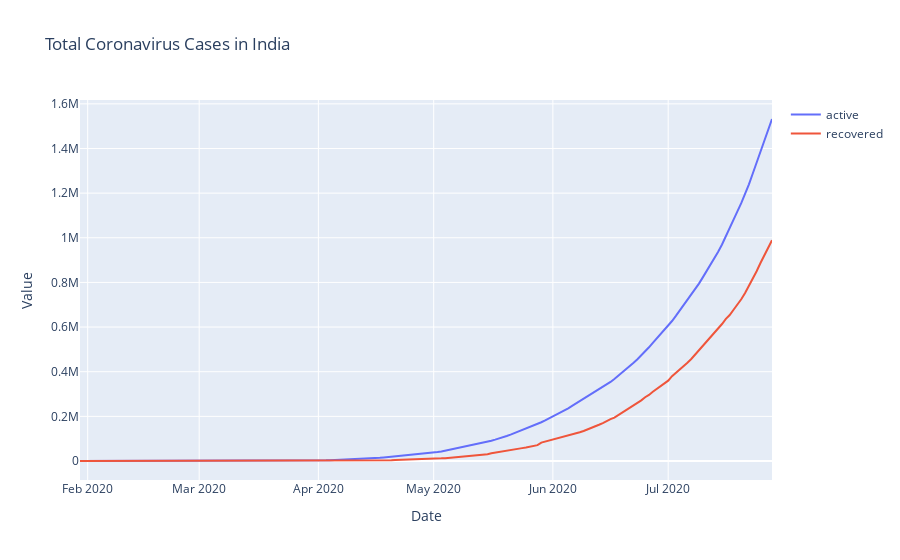

Source (notebook cell):
### Code cell
fig = go.Figure()
fig.add_trace(go.Scatter(x=df['date'], y=df['totalactive'], name = 'active', mode ='lines'))
fig.add_trace(go.Scatter(x=df['date'], y=df['totalrecovered'], name = 'recovered', mode= 'lines'))
fig.update_layout(title='Total Coronavirus Cases in India',
                   xaxis_title='Date',
                   yaxis_title='Value')
fig.show()

### Figure 1 — Plotly figure (JSON) as saved in the notebook; plotly's stock layout.template omitted (floating-point values rounded to 4 significant figures; data arrays with more than 128 entries replaced by an {"elided": "..."} marker saying what was removed)
{"data": [{"mode": "lines", "name": "active", "type": "scatter", "x": {"elided": "181 str values"}, "y": {"elided": "181 int values"}}, {"mode": "lines", "name": "recovered", "type": "scatter", "x": {"elided": "181 str values"}, "y": {"elided": "181 int values"}}], "layout": {"title": {"text": "Total Coronavirus Cases in India"}, "xaxis": {"title": {"text": "Date"}}, "yaxis": {"title": {"text": "Value"}}}}
